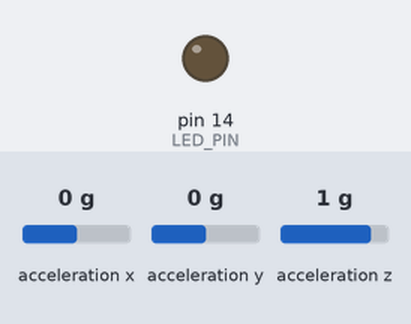
A sketch run on a simulated Arduino Uno, built with avr-gcc and run on an emulated ATmega328P. Parts: output pins drawn as LEDs (lit = HIGH). The inputs (shaded band) are chosen by the test bench; at power-on: acceleration x 0 g, acceleration y 0 g, acceleration z 1 g. What the sketch prints to the serial monitor is not drawn.

Above: at 1.7 s.
1.8 s: acceleration x set to -1.4 g
At 2.2 s:
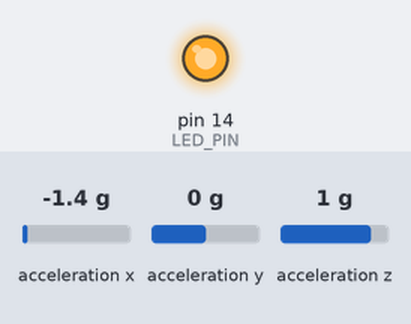
3.8 s: acceleration y set to -0.3 g
6.8 s: acceleration y set to -0.6 g
At 7.7 s:
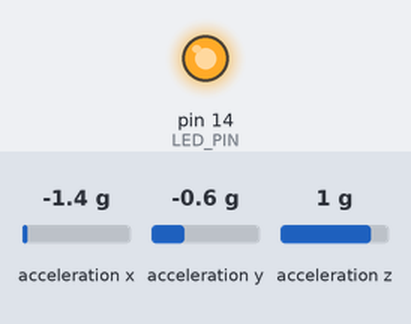
9.8 s: acceleration z set to 0.8 g
At 14.3 s:
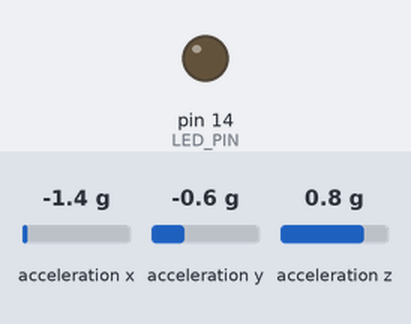
Timing chart, 0 to 15.8 s (numbered marks = the images above; inputs shaded):
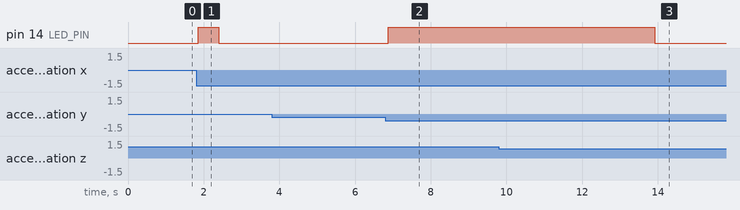

Measured:
- the behaviour switches between 1 and 0.9 g on acceleration z (found by bisection; images 2 and 3)
- after the input at 1.8 s, pin 14 (LED_PIN): LOW → HIGH after 0.06 s, → LOW 0.53 s later
- after the input at 3.8 s, every drawn part: stays the same
- after the input at 6.8 s, pin 14 (LED_PIN): LOW → HIGH after 0.08 s
- after the input at 9.8 s, pin 14 (LED_PIN): HIGH → LOW after 4.1 s instead of 1.1 s

The sketch:

FireFlyCom.ino
```cpp
#include <Wire.h>
#include <Adafruit_Sensor.h>
#include <Adafruit_ADXL345_U.h>
#include <math.h>

#define RAW_DATA_BUFFER_LEN 1
#define MEDIAN_DATA_BUFFER_LEN 10
int gLedValueBuffer[MEDIAN_DATA_BUFFER_LEN];
int gLedValueBufferIndex = 0;

/* Assign a unique ID to this sensor at the same time */
Adafruit_ADXL345_Unified accel = Adafruit_ADXL345_Unified(12345);

double gStdSensorValue[3];
double gPreSensorValue[3];
double gAccVal = 9.8;
//センサーの動作モード(WAIT=基準を出している状態、EXEC=動きを検出して光りに用いている状態)
enum SENSORMODE {CALC, EXEC};
SENSORMODE gSenserMode = CALC;
long SENSORCALC_WAIT_TIME = 4000;//基準状態の算出時間
long gStartCalcTime =0;
double gCalcThreshold = 0.8; //0.5以上の変更がなければ、計算時間の継続

//LED出力ピン
int LED_PIN=14;

void setup() {
  // put your setup code here, to run once:
 Serial.begin(115200);
  //Serial.begin(9600);
  Serial.println();
  Serial.println();
#if 1
  if (!accel.begin())
  {
    /* There was a problem detecting the ADXL345 ... check your connections */
    Serial.println("Ooops, no ADXL345 detected ... Check your wiring!");
    while (1) {
      Serial.println("Ooops, no ADXL345 detected ... Check your wiring!");
    }
  }

    accel.setRange(ADXL345_RANGE_4_G);
  // displaySetRange(ADXL345_RANGE_2_G);
  accel.setDataRate(ADXL345_DATARATE_200_HZ);
  /* Display some basic information on this sensor */
  displaySensorDetails();
   sensors_event_t event;
  accel.getEvent(&event);

  gStartCalcTime = millis();
  gStdSensorValue[0] = event.acceleration.x;
  gStdSensorValue[1] = event.acceleration.y;
  gStdSensorValue[2] = event.acceleration.z;

  gPreSensorValue[0] = event.acceleration.x;
  gPreSensorValue[1] = event.acceleration.y;
  gPreSensorValue[2] = event.acceleration.z;
#endif

  //LEDテスト
  pinMode(LED_PIN, OUTPUT);

}

void loop() {
#if 1
  // put your main code here, to run repeatedly:
 sensors_event_t event;
  accel.getEvent(&event);
  double sensorValue[3];
  double preDiffValue[3];
  double stdDiffValue[3];

  sensorValue[0] = event.acceleration.x;
  sensorValue[1] = event.acceleration.y;
  sensorValue[2] = event.acceleration.z;

  for(int i=0; i<3; i++){
     stdDiffValue[i] = sensorValue[i]- gStdSensorValue[i];
     preDiffValue[i] = sensorValue[i]- gPreSensorValue[i];
  }

  double diff = sqrt(pow(preDiffValue[0],2)+pow(preDiffValue[1],2)+pow(preDiffValue[2],2));
  if(diff > gCalcThreshold){
    gStartCalcTime = millis();
  }

  //計算時間を経過した場合
  long passTime = millis() -gStartCalcTime;
  if(passTime > SENSORCALC_WAIT_TIME){
    //基準角度の更新
    gStdSensorValue[0] = event.acceleration.x;
    gStdSensorValue[1] = event.acceleration.y;
    gStdSensorValue[2] = event.acceleration.z;

    gStartCalcTime = millis();
    Serial.println("update stdValue");
    Serial.println("update stdValue");
    Serial.println("update stdValue");
    Serial.println("update stdValue");
    Serial.println("update stdValue");
    Serial.println("update stdValue");
    Serial.println("update stdValue");
    Serial.println("update stdValue");
    Serial.println("update stdValue");
    Serial.println("update stdValue");
  }


  /*
  for(int i=0; i<3; i++){
    if(sensorValue[i]>accVal){
      sensorValue[i]=accVal;
    }
    if(sensorValue[i]<-1.0*accVal){
      sensorValue[i]=-1.0*accVal;
    }
  }*/


  double degxy = atan2(sensorValue[1], sensorValue[0]);
  double tmp = sqrt(pow(sensorValue[0],2)+pow(sensorValue[1],2));
  double degz = atan2(sensorValue[2], tmp);
  double totalStdDiff = abs(stdDiffValue[0])+abs(stdDiffValue[1])+abs(stdDiffValue[2]);
  int ledValue =  (int)(totalStdDiff*1024/20.0);
  if(ledValue>1024) ledValue=1024;

  gLedValueBuffer[gLedValueBufferIndex] = ledValue;
  gLedValueBufferIndex = (gLedValueBufferIndex + 1) % MEDIAN_DATA_BUFFER_LEN;
  int meanLedValue = smoothByMeanfilter(gLedValueBuffer, MEDIAN_DATA_BUFFER_LEN);
  int meanLedValue2 = meanLedValue - 100;
  if(meanLedValue2 < 0) meanLedValue2=0;


 String cmd = "passTime:" + String(passTime) + " sx=" + String(gStdSensorValue[0]) +
                     " sy=" + String(gStdSensorValue[1]) + " sz=" + String(gStdSensorValue[2])
                      +" nx=" + String(sensorValue[0]) +" ny=" + String(sensorValue[1]) + +" nz=" + String(sensorValue[2])
                      +" dx=" + String(stdDiffValue[0]) +" dy=" + String(stdDiffValue[1]) + +" dz=" + String(stdDiffValue[2])
                      +" diff="+String(diff)+" total diff="+String(totalStdDiff) + " ledValue="+ledValue + " mead val=" + String(meanLedValue) +" mead2 val=" + String(meanLedValue2);                      //+" x-y value=" + String(tmp) +" degxy=" +String(degxy/PI*180.0) + +" degz=" + String(degz/PI*180.0)
                      + " \n";
Serial.println(cmd);


    gPreSensorValue[0] = event.acceleration.x;
    gPreSensorValue[1] = event.acceleration.y;
    gPreSensorValue[2] = event.acceleration.z;
#endif

 analogWrite(LED_PIN, meanLedValue2);

 #if 0
 //LEDテスト
 for(int i=0;i<1024;i++){
  //digitalWrite(LED_PIN, HIGH);
 analogWrite(LED_PIN, i);
 delay(10);
 Serial.println("out="+String(i));
  //analogWrite(LED_PIN, 1000);
}
#endif


}


void displaySensorDetails(void)
{
  sensor_t sensor;
  accel.getSensor(&sensor);
  Serial.println("------------------------------------");
  Serial.print  ("Sensor:       "); Serial.println(sensor.name);
  Serial.print  ("Driver Ver:   "); Serial.println(sensor.version);
  Serial.print  ("Unique ID:    "); Serial.println(sensor.sensor_id);
  Serial.print  ("Max Value:    "); Serial.print(sensor.max_value); Serial.println(" m/s^2");
  Serial.print  ("Min Value:    "); Serial.print(sensor.min_value); Serial.println(" m/s^2");
  Serial.print  ("Resolution:   "); Serial.print(sensor.resolution); Serial.println(" m/s^2");
  Serial.println("------------------------------------");
  Serial.println("");
  delay(500);
}

int smoothByMedianFilter(int *buffer) {
  static int sortBuffer[RAW_DATA_BUFFER_LEN];

  for (int i = 0; i < RAW_DATA_BUFFER_LEN; i++)
    sortBuffer[i] = buffer[i];

  QSort(sortBuffer, 0, RAW_DATA_BUFFER_LEN - 1);

  return sortBuffer[RAW_DATA_BUFFER_LEN / 2];
}

int comparisonFunction(const void *a, const void *b) {
  return *(int *)a - *(int*)b;
}

//QSort from http://www1.cts.ne.jp/~clab/hsample/Sort/Sort9.html
void QSort(int x[ ], int left, int right)
{
  int i, j;
  int pivot;

  i = left;                      /* ソートする配列の一番小さい要素の添字 */
  j = right;                     /* ソートする配列の一番大きい要素の添字 */

  pivot = x[(left + right) / 2]; /* 基準値を配列の中央付近にとる */

  while (1) {                    /* 無限ループ */

    while (x[i] < pivot)       /* pivot より大きい値が */
      i++;                   /* 出るまで i を増加させる */

    while (pivot < x[j])       /* pivot より小さい値が */
      j--;                   /*  出るまで j を減少させる */
    if (i >= j)                /* i >= j なら */
      break;                 /* 無限ループから抜ける */

    Swap(x, i, j);             /* x[i] と x[j]を交換 */
    i++;                       /* 次のデータ */
    j--;
  }
  //ShowData(x, 10);               /* 途中経過を表示 */

  if (left < i - 1)              /* 基準値の左に 2 以上要素があれば */
    QSort(x, left, i - 1);     /* 左の配列を Q ソートする */
  if (j + 1 <  right)            /* 基準値の右に 2 以上要素があれば */
    QSort(x, j + 1, right);    /* 右の配列を Q ソートする */
}

/* 配列の要素を交換する */
void Swap(int x[ ], int i, int j)
{
  float temp;

  temp = x[i];
  x[i] = x[j];
  x[j] = temp;
}

int smoothByMeanfilter(int *buffer, int len) {
  long sum = 0;

  for (int i = 0; i < len; i++) {
    sum += buffer[i];
  }
  return (int)(sum / len);
}
```
